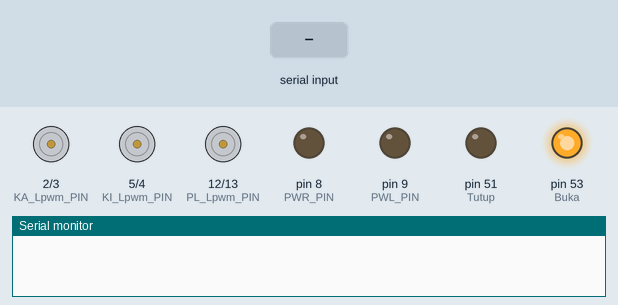
The sketch below on a simulated Arduino Mega 2560, built with avr-gcc and run on an emulated ATmega2560. Shown: motor-driver pin pairs drawn as motors (green arrow = first pin HIGH = forward, orange = second pin HIGH = backward, longer = more drive), output pins drawn as LEDs (lit = HIGH), the last lines printed to the serial monitor. Inputs (shaded band) come from the test bench.

Above: at 1.5 s.
1.6 s: "K" received over the second serial link
4.6 s: "A" received over the second serial link
At 5.2 s:
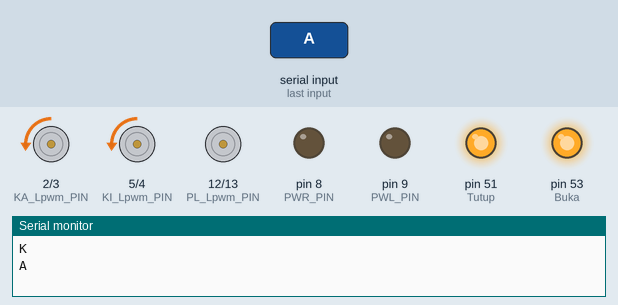
6.1 s: "B" received over the second serial link
At 7.3 s:
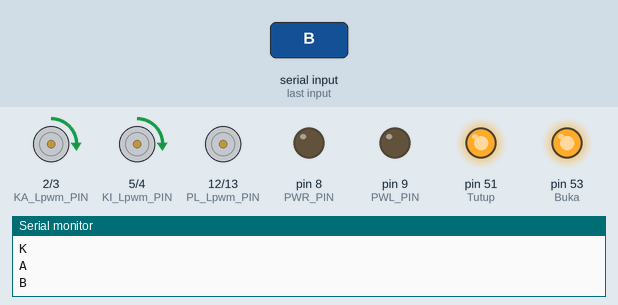
7.6 s: "E" received over the second serial link
At 8.7 s:
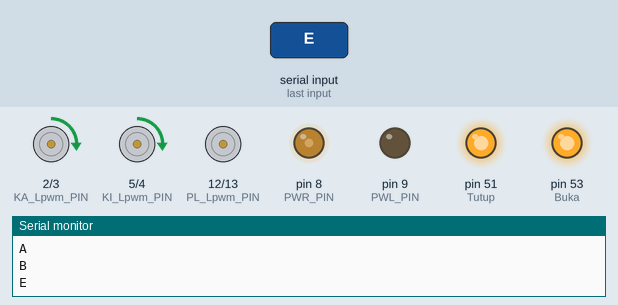
9.1 s: "F" received over the second serial link
At 9.8 s:
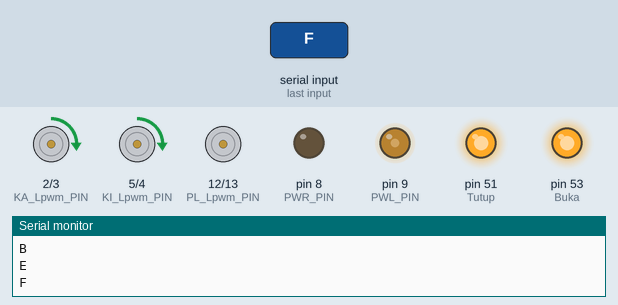
10.6 s: "I" received over the second serial link
At 11.0 s:
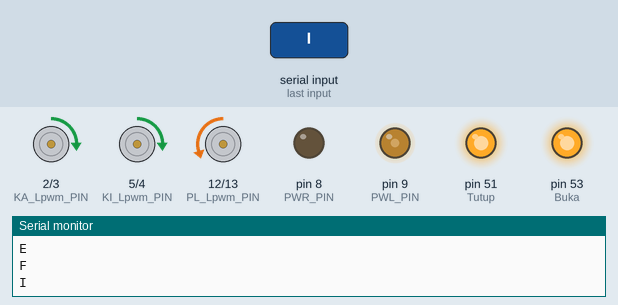
Timing chart, 0 to 13.1 s (numbered marks = the images above; inputs shaded):
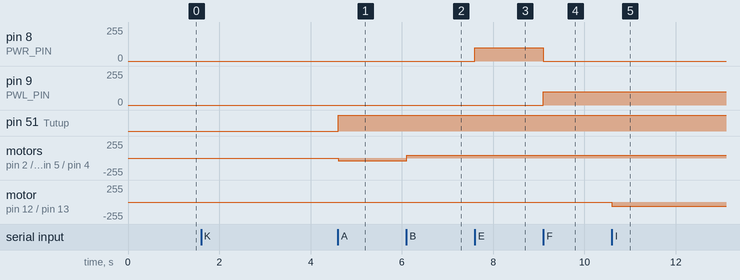

Measured:
- after the input at 4.6 s, pin 51 (Tutup): LOW → HIGH at once; motor on pin 2 (KA_Lpwm_PIN) / pin 3 (KA_Rpwm_PIN), motor on pin 5 (KI_Lpwm_PIN) / pin 4 (KI_Rpwm_PIN): stopped → backward 40/255 at once
- after the input at 6.1 s, motor on pin 2 (KA_Lpwm_PIN) / pin 3 (KA_Rpwm_PIN), motor on pin 5 (KI_Lpwm_PIN) / pin 4 (KI_Rpwm_PIN): backward 40/255 → forward 40/255 at once
- after the input at 7.6 s, pin 8 (PWR_PIN): 0/255 → 100/255 at once
- after the input at 9.1 s, pin 8 (PWR_PIN): 100/255 → 0/255 at once; pin 9 (PWL_PIN): 0/255 → 100/255 at once
- after the input at 10.6 s, motor on pin 12 (PL_Lpwm_PIN) / pin 13 (PL_Rpwm_PIN): stopped → backward 60/255 at once

The sketch:

NewMaster.ino
```cpp
/* SERIAL */
#define Gamepad      Serial3

/* MOTOR*/
#define KA_Rpwm_PIN 3
#define KA_Lpwm_PIN 2
#define KI_Rpwm_PIN 4
#define KI_Lpwm_PIN 5

#define PL_Rpwm_PIN 13
#define PL_Lpwm_PIN 12

#define PWR_PIN 8
#define PWL_PIN 9

/* SELENOID */
#define Tutup 51
#define Buka  53

struct COM
{
  char Data = 'Z';
} Slave, Joystik;

bool ON = LOW;
bool OFF = HIGH;


void setup() {
  Serial.begin(9600);
  Gamepad.begin(9600);

  pinMode(KA_Rpwm_PIN, OUTPUT);
  pinMode(KA_Lpwm_PIN, OUTPUT);
  pinMode(KI_Rpwm_PIN, OUTPUT);
  pinMode(KI_Lpwm_PIN, OUTPUT);
  pinMode(PL_Rpwm_PIN, OUTPUT);
  pinMode(PL_Lpwm_PIN, OUTPUT);

  pinMode(PWR_PIN, OUTPUT);
  pinMode(PWL_PIN, OUTPUT);

  pinMode(Tutup, OUTPUT);
  pinMode(Buka, OUTPUT);


  digitalWrite(Tutup, ON);
  delay(300);
  digitalWrite(Buka, OFF);


  digitalWrite(PWR_PIN, LOW);
  analogWrite(PWL_PIN, LOW);


  digitalWrite(KA_Lpwm_PIN, LOW);
  digitalWrite(KA_Rpwm_PIN, LOW);
  digitalWrite(KI_Lpwm_PIN, LOW);
  digitalWrite(KI_Rpwm_PIN, LOW);
}

void loop() {
  // trialRelay();
  // trialMotor(70);
  // trialPelontar(70);
  // trialPW(255);
  // LogData();
  CtrlManual();
}

void LogData()
{
  if (Gamepad.available())
  {
    Joystik.Data = Gamepad.read();
    Serial.println(Joystik.Data);
  }
}

void CtrlManual() {
  LogData();
  if (Joystik.Data == 'A') {
    PutarKanan(40);
  } if (Joystik.Data == 'B') {
    PutarKiri(40);
  }

  if (Joystik.Data == 'E') {
    PutarDepan(100);
  } if (Joystik.Data == 'F') {
    PutarBelakang(100);
  }

  if (Joystik.Data == 'I') {
    pelontar(60);
  } if (Joystik.Data == 'J') {
    pelontar(0);
  }

  if (Joystik.Data == 'L') {
    digitalWrite(Buka, ON);
    delay(300);
    digitalWrite(Buka, OFF);
  } if (Joystik.Data == 'K') {
    digitalWrite(Tutup, ON);
    delay(300);
    digitalWrite(Tutup, OFF);
  }

  if (Joystik.Data == 'Z') {
    STOP();
  }
}
```

arah.ino
```cpp
void STOP() {
  digitalWrite(KA_Lpwm_PIN, LOW);
  digitalWrite(KA_Rpwm_PIN, LOW);
  digitalWrite(KI_Lpwm_PIN, LOW);
  digitalWrite(KI_Rpwm_PIN, LOW);
  digitalWrite(PWR_PIN, LOW);
  analogWrite(PWL_PIN, LOW);
}

void PutarKanan(int pwm) {
  digitalWrite(KA_Lpwm_PIN, LOW);
  analogWrite(KA_Rpwm_PIN, pwm);
  digitalWrite(KI_Lpwm_PIN, LOW);
  analogWrite(KI_Rpwm_PIN, pwm);
}

void PutarKiri(int pwm) {
  digitalWrite(KA_Rpwm_PIN, LOW);
  analogWrite(KA_Lpwm_PIN, pwm);
  digitalWrite(KI_Rpwm_PIN, LOW);
  analogWrite(KI_Lpwm_PIN, pwm);
}

void PutarDepan(int pwm) {
  digitalWrite(PWL_PIN, LOW);
  analogWrite(PWR_PIN, pwm);
}

void PutarBelakang(int pwm) {
  digitalWrite(PWR_PIN, LOW);
  analogWrite(PWL_PIN, pwm);
}

void pelontar(int pwm) {
  digitalWrite(PL_Lpwm_PIN, LOW);
  analogWrite(PL_Rpwm_PIN, pwm);
}
```

trial.ino
```cpp
String Data = "";
void trialMotor(int pwm) {
  digitalWrite(KA_Lpwm_PIN, LOW);
  analogWrite(KA_Rpwm_PIN, pwm);
  digitalWrite(KI_Lpwm_PIN, LOW);
  analogWrite(KI_Rpwm_PIN, pwm);
  delay(1000);
  digitalWrite(KA_Rpwm_PIN, LOW);
  analogWrite(KA_Lpwm_PIN, pwm);
  digitalWrite(KI_Rpwm_PIN, LOW);
  analogWrite(KI_Lpwm_PIN, pwm);
  delay(1000);
}

void trialPW(int pwm) {
  digitalWrite(PWL_PIN, LOW);
  analogWrite(PWR_PIN, pwm);
  delay(5000);
  digitalWrite(PWR_PIN, LOW);
  analogWrite(PWL_PIN, pwm);
  delay(5000);
}

void trialPelontar(int pwm) {
  digitalWrite(PL_Lpwm_PIN, LOW);
  analogWrite(PL_Rpwm_PIN, pwm);
}
```
